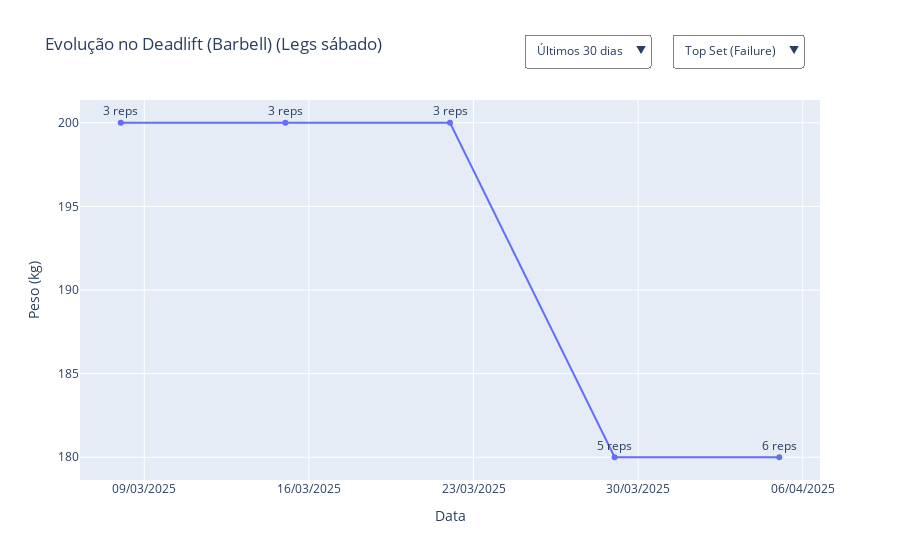

The notebook cell saved with this chart:
### Code cell
import plotly.graph_objects as go
import pandas as pd
from datetime import timedelta

# Função auxiliar para criar os botões de séries
def create_series_buttons(orders_periodo, all_orders, has_failure):
    buttons = []
    # Top Set
    if has_failure:
        buttons.append({
            "label": "Top Set (Failure)",
            "method": "update",
            "args": [{"visible": [True] + [False]*len(all_orders)}]
        })

    # Work Sets
    for o in orders_periodo:
        buttons.append({
            "label": f"Work Set {int(o)}",
            "method": "update",
            "args": [{"visible": [False] + [True if o == current else False for current in all_orders]}]
        })

    # Todas
    buttons.append({
        "label": "Todas as séries",
        "method": "update",
        "args": [{"visible": [True] + [True if o in orders_periodo else False for o in all_orders]}]
    })

    return buttons

# Função principal com lógica dos botões
def gerar_grafico_interativo_com_series(df, treino_nome, exercicio_nome, output_path='grafico_treino_com_series.html'):
    df = df.copy()
    df['date'] = pd.to_datetime(df['date']).dt.date

    exercicio_df = df[(df['title'] == treino_nome) & (df['exercise_title'] == exercicio_nome)]
    if exercicio_df.empty:
        print("Sem dados.")
        return None

    has_failure = not exercicio_df[exercicio_df['set_type'] == 'failure'].empty
    max_date = exercicio_df['date'].max()

    exercicio_df['normal_order'] = None
    for dt in exercicio_df['date'].unique():
        subset = exercicio_df[(exercicio_df['date'] == dt) & (exercicio_df['set_type'] == 'normal')].sort_values('set_index')
        for i, idx in enumerate(subset.index, 1):
            exercicio_df.loc[idx, 'normal_order'] = i

    exercicio_df['normal_order'] = exercicio_df['normal_order'].astype('Int64')

    all_orders = sorted(exercicio_df[(exercicio_df['normal_order'].notna()) & (exercicio_df['date'] >= (max_date - timedelta(days=90)))]['normal_order'].unique())

    # Criação de traces
    traces = []

    # Top set (visível inicialmente)
    if has_failure:
        fdata = exercicio_df[(exercicio_df['set_type'] == 'failure') & (exercicio_df['date'] >= max_date - timedelta(days=30))]
        traces.append(go.Scatter(
            x=fdata['date'], y=fdata['weight_kg'], text=[f"{r} reps" for r in fdata['reps']],
            mode='lines+markers+text', textposition='top center',
            name='Top Set (Failure)', visible=True
        ))

    # Work sets (invisíveis inicialmente)
    for o in all_orders:
        wdata = exercicio_df[(exercicio_df['normal_order'] == o) & (exercicio_df['date'] >= max_date - timedelta(days=30))]
        traces.append(go.Scatter(
            x=wdata['date'], y=wdata['weight_kg'], text=[f"{r} reps" for r in wdata['reps']],
            mode='lines+markers+text', textposition='top center',
            name=f'Work Set {int(o)}', visible=False
        ))

    # Armazena botões e dados por período
    periodos = [30, 60, 90]
    period_buttons = []

    for dias in periodos:
        periodo_inicio = max_date - timedelta(days=dias)
        orders = sorted(exercicio_df[(exercicio_df['normal_order'].notna()) & (exercicio_df['date'] >= periodo_inicio)]['normal_order'].unique())

        x_list, y_list, text_list = [], [], []

        if has_failure:
            df_f = exercicio_df[(exercicio_df['set_type'] == 'failure') & (exercicio_df['date'] >= periodo_inicio)]
            x_list.append(df_f['date'].tolist())
            y_list.append(df_f['weight_kg'].tolist())
            text_list.append([f"{r} reps" for r in df_f['reps']])
        else:
            x_list.append([]); y_list.append([]); text_list.append([])

        for o in all_orders:
            df_w = exercicio_df[(exercicio_df['normal_order'] == o) & (exercicio_df['date'] >= periodo_inicio)]
            x_list.append(df_w['date'].tolist())
            y_list.append(df_w['weight_kg'].tolist())
            text_list.append([f"{r} reps" for r in df_w['reps']])

        period_buttons.append(dict(
            label=f"Últimos {dias} dias",
            method="update",
            args=[
                {"x": x_list, "y": y_list, "text": text_list},
                {"updatemenus[1].buttons": create_series_buttons(orders, all_orders, has_failure)}
            ]
        ))
    period_buttons[0]["args"][1]["title"] = f"Evolução no {exercicio_nome} ({treino_nome}) - Últimos 30 dias"

    layout = go.Layout(
    title=f'Evolução no {exercicio_nome} ({treino_nome})',
    xaxis=dict(
        title='Data',
        tickformat='%d/%m/%Y'
    ),
    yaxis=dict(
        title='Peso (kg)'
    ),
    hovermode='closest',
    updatemenus=[
        dict(
            buttons=period_buttons,
            direction="down",
            showactive=True,
            active=0,
            x=0.6,  # Mais próximo da borda esquerda
            xanchor="left",
            y=1.2,   # Bem acima do gráfico
            yanchor="top",
            pad={"r": 10, "t": 10},
            bgcolor="white",
            bordercolor="gray",
            borderwidth=1
        ),
        dict(
            buttons=create_series_buttons(
                sorted(exercicio_df[(exercicio_df['normal_order'].notna()) & (exercicio_df['date'] >= max_date - timedelta(days=30))]['normal_order'].unique()),
                all_orders,
                has_failure
            ),
            direction="down",
            showactive=True,
            active=0,
            x=0.99,  # Lado direito
            xanchor="right",
            y=1.2,   # Mesmo nível do outro menu
            yanchor="top",
            pad={"r": 10, "t": 10},
            bgcolor="white",
            bordercolor="gray",
            borderwidth=1
        )
    ]
)

    fig = go.Figure(data=traces, layout=layout)
    #fig.write_html(output_path, auto_open=False)
    #return fig

    # Salva o gráfico como HTML interativo em arquivo (como já faz)
    fig.write_html(output_path, auto_open=False)

    # Também retorna o HTML como string, para inserção em JS ou <div>
    html_string = fig.to_html(full_html=False, include_plotlyjs='cdn')
    return fig, html_string

# Exemplo de uso
graf, _ = gerar_grafico_interativo_com_series(workout_df_columns_filtered, 'Legs sábado', 'Deadlift (Barbell)')
if graf is not None:
    graf.show()

### Figure 1 — Plotly figure (JSON) as saved in the notebook; plotly's stock layout.template omitted (floating-point values rounded to 4 significant figures)
{"data": [{"mode": "lines+markers+text", "name": "Top Set (Failure)", "text": ["6 reps", "5 reps", "3 reps", "3 reps", "3 reps"], "textposition": "top center", "type": "scatter", "visible": true, "x": ["2025-04-05", "2025-03-29", "2025-03-22", "2025-03-15", "2025-03-08"], "y": [180.0, 180.0, 200.0, 200.0, 200.0]}, {"mode": "lines+markers+text", "name": "Work Set 1", "text": ["5 reps", "3 reps", "4 reps", "5 reps", "5 reps"], "textposition": "top center", "type": "scatter", "visible": false, "x": ["2025-04-05", "2025-03-29", "2025-03-22", "2025-03-15", "2025-03-08"], "y": [180.0, 200.0, 200.0, 200.0, 200.0]}, {"mode": "lines+markers+text", "name": "Work Set 2", "text": [], "textposition": "top center", "type": "scatter", "visible": false, "x": [], "y": []}], "layout": {"hovermode": "closest", "title": {"text": "Evolução no Deadlift (Barbell) (Legs sábado)"}, "updatemenus": [{"active": 0, "bgcolor": "white", "bordercolor": "gray", "borderwidth": 1, "buttons": [{"args": [{"text": [["6 reps", "5 reps", "3 reps", "3 reps", "3 reps"], ["5 reps", "3 reps", "4 reps", "5 reps", "5 reps"], []], "x": [["2025-04-05", "2025-03-29", "2025-03-22", "2025-03-15", "2025-03-08"], ["2025-04-05", "2025-03-29", "2025-03-22", "2025-03-15", "2025-03-08"], []], "y": [[180, 180, 200, 200, 200], [180, 200, 200, 200, 200], []]}, {"title": "Evolução no Deadlift (Barbell) (Legs sábado) - Últimos 30 dias", "updatemenus[1].buttons": [{"args": [{"visible": [true, false, false]}], "label": "Top Set (Failure)", "method": "update"}, {"args": [{"visible": [false, true, false]}], "label": "Work Set 1", "method": "update"}, {"args": [{"visible": [true, true, false]}], "label": "Todas as séries", "method": "update"}]}], "label": "Últimos 30 dias", "method": "update"}, {"args": [{"text": [["6 reps", "5 reps", "3 reps", "3 reps", "3 reps", "4 reps", "4 reps"], ["5 reps", "3 reps", "4 reps", "5 reps", "5 reps", "4 reps", "6 reps"], []], "x": [["2025-04-05", "2025-03-29", "2025-03-22", "2025-03-15", "2025-03-08", "2025-03-01", "2025-02-22"], ["2025-04-05", "2025-03-29", "2025-03-22", "2025-03-15", "2025-03-08", "2025-03-01", "2025-02-22"], []], "y": [[180, 180, 200, 200, 200, 200, 200], [180, 200, 200, 200, 200, 200, 195], []]}, {"updatemenus[1].buttons": [{"args": [{"visible": [true, false, false]}], "label": "Top Set (Failure)", "method": "update"}, {"args": [{"visible": [false, true, false]}], "label": "Work Set 1", "method": "update"}, {"args": [{"visible": [true, true, false]}], "label": "Todas as séries", "method": "update"}]}], "label": "Últimos 60 dias", "method": "update"}, {"args": [{"text": [["6 reps", "5 reps", "3 reps", "3 reps", "3 reps", "4 reps", "4 reps", "3 reps", "4 reps", "4 reps", "4 reps"], ["5 reps", "3 reps", "4 reps", "5 reps", "5 reps", "4 reps", "6 reps", "6 reps", "4 reps", "6 reps", "4 reps"], ["4 reps", "4 reps", "6 reps", "4 reps"]], "x": [["2025-04-05", "2025-03-29", "2025-03-22", "2025-03-15", "2025-03-08", "2025-03-01", "2025-02-22", "2025-02-01", "2025-01-25", "2025-01-18", "2025-01-11"], ["2025-04-05", "2025-03-29", "2025-03-22", "2025-03-15", "2025-03-08", "2025-03-01", "2025-02-22", "2025-02-01", "2025-01-25", "2025-01-18", "2025-01-11"], ["2025-02-01", "2025-01-25", "2025-01-18", "2025-01-11"]], "y": [[180, 180, 200, 200, 200, 200, 200, 195, 195, 195, 190], [180, 200, 200, 200, 200, 200, 195, 195, 195, 190, 190], [195, 195, 190, 190]]}, {"updatemenus[1].buttons": [{"args": [{"visible": [true, false, false]}], "label": "Top Set (Failure)", "method": "update"}, {"args": [{"visible": [false, true, false]}], "label": "Work Set 1", "method": "update"}, {"args": [{"visible": [false, false, true]}], "label": "Work Set 2", "method": "update"}, {"args": [{"visible": [true, true, true]}], "label": "Todas as séries", "method": "update"}]}], "label": "Últimos 90 dias", "method": "update"}], "direction": "down", "pad": {"r": 10, "t": 10}, "showactive": true, "x": 0.6, "xanchor": "left", "y": 1.2, "yanchor": "top"}, {"active": 0, "bgcolor": "white", "bordercolor": "gray", "borderwidth": 1, "buttons": [{"args": [{"visible": [true, false, false]}], "label": "Top Set (Failure)", "method": "update"}, {"args": [{"visible": [false, true, false]}], "label": "Work Set 1", "method": "update"}, {"args": [{"visible": [true, true, false]}], "label": "Todas as séries", "method": "update"}], "direction": "down", "pad": {"r": 10, "t": 10}, "showactive": true, "x": 0.99, "xanchor": "right", "y": 1.2, "yanchor": "top"}], "xaxis": {"tickformat": "%d/%m/%Y", "title": {"text": "Data"}}, "yaxis": {"title": {"text": "Peso (kg)"}}}}
